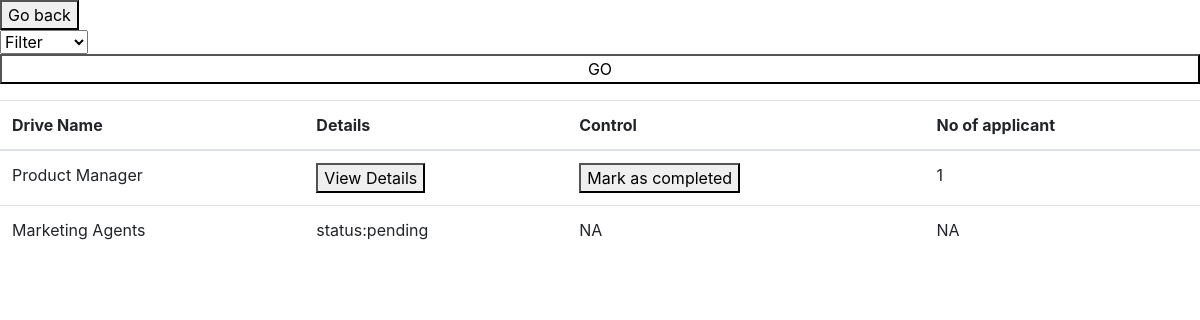
The page /create/job/rifder3 on the database its author committed.
### model.py (models this page shows)
class Drive(database.Model):
    __tablename__ = 'Drive'
    drive_id = database.Column(database.Integer, primary_key=True)
    drive_name = database.Column(database.String, unique=True)
    skill= database.Column(
        database.String, unique=False)
    typeof=database.Column(
        database.String, unique=False)
    location=database.Column(
        database.String, unique=False)
    role=database.Column(
        database.String, unique=False)
    perk=database.Column(database.String, default="Not Applicable")
    policy=database.Column(database.String, default="Not Applicable")
    deadline=database.Column(database.Date, unique=False)
    eligibility = database.Column(database.String)
    experience = database.Column(database.String)
    application = database.Relationship(
        'Application', lazy='dynamic', backref='Drive', cascade='all,delete-orphan')
    company = database.Column(
        database.Integer, database.ForeignKey(Company.company_id), unique=False)
    status= database.Column(database.String, default="pending")
    salary=database.Column(database.String)

### company.py (the view, shortened to what this page needs)
@compn.route('/create/job/rifder<int:idi>', methods=['GET','POST'])
def manage(idi):
   if request.method=="GET":
       jobs=Drive_All(idi)[0]
       print(Drive_All(idi))
       return render_template("allDrivec.html",jobs=jobs,idi=idi)

### templates/allDrivec.html (shortened to what this page needs)
<!DOCTYPE html>
<html lang="en">
<head>
    <link rel="stylesheet" href="https://cdn.jsdelivr.net/npm/bootstrap@4.0.0/dist/css/bootstrap.min.css">
</head>
<body>
    <a href={{url_for('company.company', idi=idi)}}><button>Go back</button></a>
    <form method="Post">
        <select name="filter" id="filter" placeholder="enter">
            <option name="All" disabled selected >Filter</option>
        </select>
        <input type="submit" value="GO" class="table table-hover">
    </form>
    <table class="table table-hover">
        <thead>
        <tr><th scope="col">Drive Name</th> <th scope="col">Details</th><th scope="col">Control</th><th scope="col">No of applicant</th></tr></thead>
            {%for job in jobs%}
            {%if job["status"]=="active"%}
            <tbody>
            <tr scope="row"> <td>{{job["drive_name"]}}</td><td><a href={{url_for('company.driveUpdate',di=job["drive_id"])}}><button>View Details</button></a></td><td><button>Mark as completed</button></td><td>{{job["no"]}}</td></tr>
            {%elif job["status"]=="closed"%}
            <tr scope="row"> <td>{{job["drive_name"]}}</td><td><button>View Details</button></td><td><div>clompeted</div></td></tr>
            {%else%}
            <tr scope="row"> <td>{{job["drive_name"]}}</td><td>status:{{job["status"]}}</td><td>NA</td><td>NA</td></tr>
            {%endif%}
        {%else%}
             <center> Not Found</center>
        {%endfor%}
        </tbody>
    </table>
</body>
</html>

### rows shown on the page
Drive: drive_name "Product Manager"
Drive: drive_name "Marketing Agents", status "pending"

### other values the page prints
{{ job["no"] }} "1"
